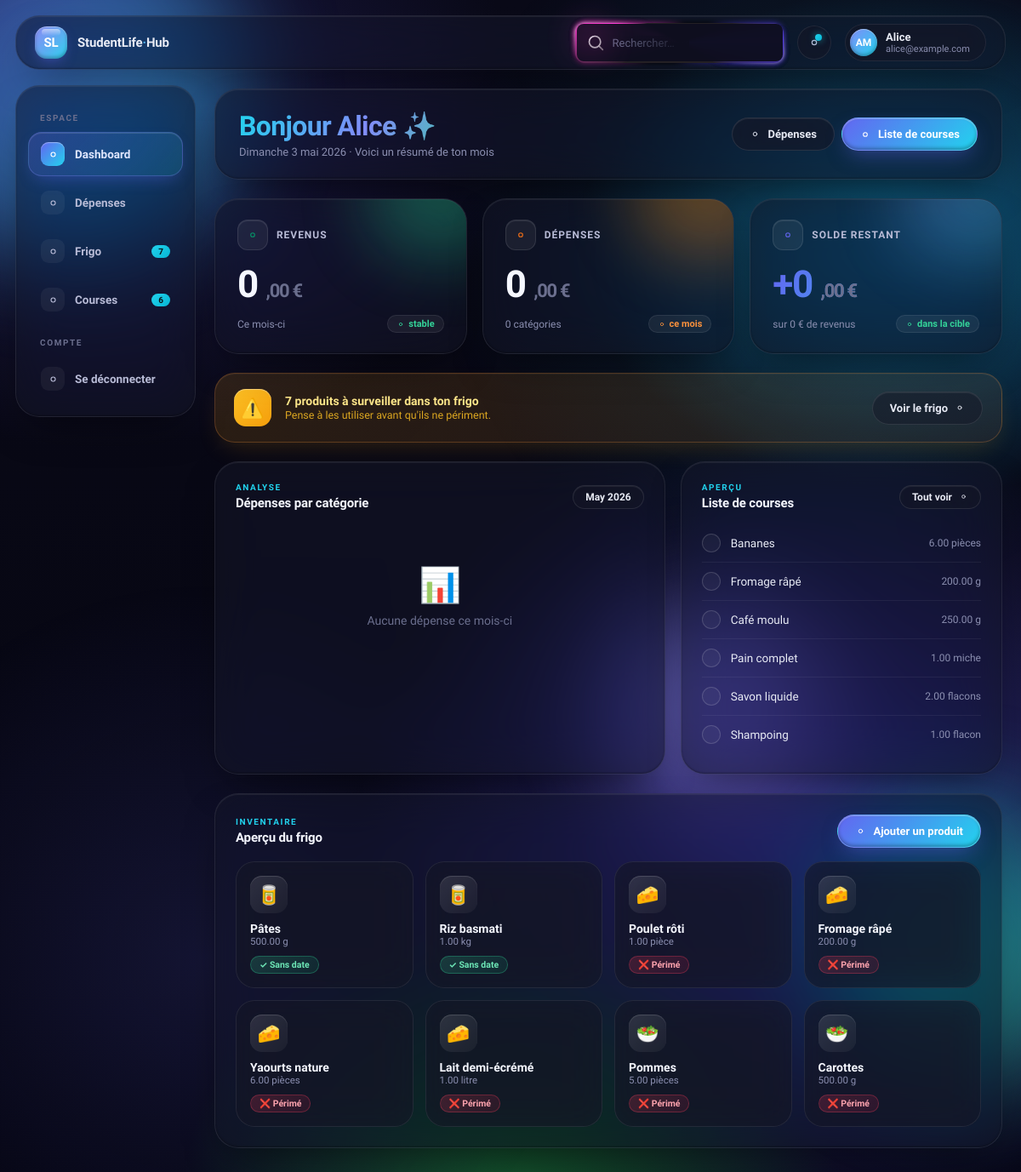
The app's page /dashboard (signed in) with its own data.
### tables this page shows
CREATE TABLE IF NOT EXISTS `shopping_list` (
    `id` INT UNSIGNED NOT NULL AUTO_INCREMENT,
    `user_id` INT UNSIGNED NOT NULL,
    `name` VARCHAR(150) NOT NULL,
    `quantity` DECIMAL(10,2) NOT NULL DEFAULT 1,
    `unit` VARCHAR(30) DEFAULT NULL,
    `status` ENUM('a_acheter','achete') NOT NULL DEFAULT 'a_acheter',
    `priority` INT NOT NULL DEFAULT 0,
    `created_at` TIMESTAMP NOT NULL DEFAULT CURRENT_TIMESTAMP,
    PRIMARY KEY (`id`),
    FOREIGN KEY (`user_id`) REFERENCES `users`(`id`) ON DELETE CASCADE,
    INDEX `idx_user_status` (`user_id`, `status`)
);

CREATE TABLE IF NOT EXISTS `fridge_items` (
    `id` INT UNSIGNED NOT NULL AUTO_INCREMENT,
    `user_id` INT UNSIGNED NOT NULL,
    `name` VARCHAR(150) NOT NULL,
    `quantity` DECIMAL(10,2) NOT NULL DEFAULT 1,
    `unit` VARCHAR(30) DEFAULT NULL,
    `category` ENUM('fruits_legumes','produits_frais','surgeles','epicerie','boissons','autre') NOT NULL DEFAULT 'autre',
    `expiry_date` DATE DEFAULT NULL,
    `added_date` DATE NOT NULL DEFAULT (CURRENT_DATE),
    `created_at` TIMESTAMP NOT NULL DEFAULT CURRENT_TIMESTAMP,
    PRIMARY KEY (`id`),
    FOREIGN KEY (`user_id`) REFERENCES `users`(`id`) ON DELETE CASCADE,
    INDEX `idx_user_expiry` (`user_id`, `expiry_date`)
);

### app/controllers/DashboardController.php (called while the page is built, shortened)
<?php
class DashboardController extends Controller
{
    private ExpenseModel  $expenses;
    private FridgeModel   $fridge;
    private ShoppingModel $shopping;
    public function __construct()
    {
        $this->expenses = new ExpenseModel();
        $this->fridge   = new FridgeModel();
        $this->shopping = new ShoppingModel();
    }
    public function index(): void
    {
        $uid = $this->getUserId();
        $income        = $this->expenses->monthlyIncome($uid);
        $totalExpenses = $this->expenses->monthlyTotal($uid);
        $balance       = $income - $totalExpenses;
        $byCategory    = $this->expenses->byCategory($uid);
        $fridgeItems  = $this->fridge->forUser($uid);
        $fridgeAlerts = $this->fridge->alertCount($uid);
        $shoppingTodo = $this->shopping->todoCount($uid);
        $shopItems    = array_slice($this->shopping->forUser($uid), 0, 6);
        $this->render('dashboard/index', [
            'currentPage'    => 'dashboard',
            'pageTitle'      => 'Dashboard — StudentLife Hub',
            'income'         => $income,
            'totalExpenses'  => $totalExpenses,
            'balance'        => $balance,
            'byCategory'     => $byCategory,
            'fridgeItems'    => array_slice($fridgeItems, 0, 8),
            'fridgeAlerts'   => $fridgeAlerts,
            'shoppingTodo'   => $shoppingTodo,
            'shopItems'      => $shopItems,
        ]);
    }
}

### public/index.php (called while the page is built, shortened)
<?php
spl_autoload_register(function (string $class): void {
    $paths = [
        ROOT_PATH . '/core/' . $class . '.php',
        ROOT_PATH . '/app/controllers/' . $class . '.php',
        ROOT_PATH . '/app/models/' . $class . '.php',
    ];
    foreach ($paths as $path) {
        if (file_exists($path)) {
            return;
        }
    }
});
require_once ROOT_PATH . '/config/database.php';
require_once ROOT_PATH . '/app/helpers/functions.php';
$router = new Router();
$router->dispatch();

### core/Model.php (called while the page is built, shortened)
<?php
abstract class Model
{
    protected PDO $db;
    protected string $table = '';
    public function __construct()
    {
        $this->db = Database::getConnection();
    }
    protected function findWhere(array $conditions, string $orderBy = ''): array
    {
        try {
            $whereParts = array_map(fn($col) => "`$col` = :$col", array_keys($conditions));
            $whereString = implode(' AND ', $whereParts);
            $order = $orderBy ? " ORDER BY $orderBy" : '';
            $stmt = $this->db->prepare(
                "SELECT * FROM `{$this->table}` WHERE {$whereString}{$order}"
            );
            $params = [];
            foreach ($conditions as $key => $value) {
                $params[":$key"] = $value;
            }
            $stmt->execute($params);
            return $stmt->fetchAll();
        } catch (PDOException $e) {
            error_log("Model::findWhere() error: " . $e->getMessage());
            return [];
        }
    }
}

### config/database.php (called while the page is built, shortened)
<?php
class Database
{
    private static ?PDO $instance = null;
    public static function getConnection(): PDO
    {
        if (self::$instance === null) {
            $dsn = 'mysql:host=' . DB_HOST . ';dbname=' . DB_NAME . ';charset=' . DB_CHARSET . ';port=' . DB_PORT;
            $options = [
                PDO::ATTR_ERRMODE            => PDO::ERRMODE_EXCEPTION,
                PDO::ATTR_DEFAULT_FETCH_MODE => PDO::FETCH_ASSOC,
                PDO::ATTR_EMULATE_PREPARES   => false,
            ];
            try {
                self::$instance = new PDO($dsn, DB_USER, DB_PASS, $options);
            } catch (PDOException $e) {
                error_log('Erreur de connexion DB: ' . $e->getMessage());
                die(json_encode([
                    'error' => true,
                    'message' => 'Impossible de se connecter à la base de données. Veuillez réessayer plus tard.'
                ]));
            }
        }
        return self::$instance;
    }
}

### app/models/ShoppingModel.php (called while the page is built, shortened)
<?php
class ShoppingModel extends Model
{
    public function forUser(int $userId): array
    {
        return $this->findWhere(['user_id' => $userId], 'status ASC, priority DESC, id DESC');
    }
}

### app/models/FridgeModel.php (called while the page is built, shortened)
<?php
class FridgeModel extends Model
{
    public function forUser(int $userId): array
    {
        return $this->findWhere(['user_id' => $userId], 'expiry_date ASC');
    }
    public function expiryStatus(string|null $date): string
    {
        if (!$date) return 'ok';
        $past = (new DateTime($date)) < (new DateTime('today'));
        if ($past)      return 'bad';
        return 'ok';
    }
    public function daysUntilExpiry(string|null $date): int|null
    {
        if (!$date) return null;
        $today   = new DateTime('today');
        $expiry  = new DateTime($date);
        $diff    = $today->diff($expiry);
        return $expiry >= $today ? (int)$diff->days : -(int)$diff->days;
    }
}

### app/views/dashboard/index.php (the view, shortened to what this page needs)
<?php
$catColors = [
    'alimentation' => ['#6ee7b7','#10b981'],
    'logement'     => ['#93c5fd','#3b82f6'],
    'transport'    => ['#67e8f9','#06b6d4'],
    'loisirs'      => ['#c4b5fd','#8b5cf6'],
    'sante'        => ['#fde68a','#f59e0b'],
    'education'    => ['#a5b4fc','#6366f1'],
    'autre'        => ['#d1d5db','#9ca3af'],
];
$catLabels = [
    'alimentation' => 'Alimentation',
    'logement'     => 'Logement',
    'transport'    => 'Transport',
    'loisirs'      => 'Loisirs',
    'sante'        => 'Santé',
    'education'    => 'Éducation',
    'autre'        => 'Autre',
];
$sum = array_sum(array_column($byCategory, 'total'));
$segments = [];
$fridge = new FridgeModel();
$catEmojis = [
    'fruits_legumes' => '🥗', 'produits_frais' => '🧀',
    'surgeles' => '❄️', 'epicerie' => '🥫',
    'boissons' => '🥤', 'autre' => '📦',
];
$daysFr = ['lundi','mardi','mercredi','jeudi','vendredi','samedi','dimanche'];
$monthsFr = ['','janvier','février','mars','avril','mai','juin','juillet','août','septembre','octobre','novembre','décembre'];
$now = new DateTime();
$dayName  = $daysFr[(int)$now->format('N') - 1];
$day      = $now->format('j');
$monthNum = (int)$now->format('n');
$year     = $now->format('Y');
$dateStr  = ucfirst($dayName) . ' ' . $day . ' ' . $monthsFr[$monthNum] . ' ' . $year;
$user = $_SESSION['user'] ?? ['name' => 'Utilisateur'];
$firstName = explode(' ', $user['name'])[0];
?>
<div class="welcome glass">
  <div>
    <div class="greet">Bonjour <?= htmlspecialchars($firstName) ?> ✨</div>
    <div class="greet-sub"><?= $dateStr ?> · Voici un résumé de ton mois</div>
  </div>
  <div style="display:flex;gap:8px;">
    <a href="<?= BASE_URL ?>/expenses" class="pbtn">
      <?= icon('wallet', 13) ?> Dépenses
    </a>
    <a href="<?= BASE_URL ?>/shopping" class="pbtn pbtn-primary">
      <?= icon('cart', 14) ?> Liste de courses
    </a>
  </div>
</div>
<div class="stats">
  <div class="glass stat s1">
    <div class="stat-label">
      <span class="stat-icon" style="color:#059669;"><?= icon('down', 14) ?></span>
      Revenus
    </div>
    <div class="stat-value">
      <?= number_format(floor($income), 0, ',', ' ') ?>
      <span class="cents">,<?= substr(number_format($income, 2, '.', ''), -2) ?> €</span>
    </div>
    <div class="stat-foot">
      <span>Ce mois-ci</span>
      <span class="delta-pill up"><?= icon('up', 10) ?> stable</span>
    </div>
  </div>
  <div class="glass stat s2">
    <div class="stat-label">
      <span class="stat-icon" style="color:#f97316;"><?= icon('up', 14) ?></span>
      Dépenses
    </div>
    <div class="stat-value">
      <?= number_format(floor($totalExpenses), 0, ',', ' ') ?>
      <span class="cents">,<?= substr(number_format($totalExpenses, 2, '.', ''), -2) ?> €</span>
    </div>
    <div class="stat-foot">
      <span><?= count($byCategory) ?> catégories</span>
      <span class="delta-pill down"><?= icon('up', 10) ?> ce mois</span>
    </div>
  </div>
  <div class="glass stat s3">
    <div class="stat-label">
      <span class="stat-icon" style="color:#6366f1;"><?= icon('target', 14) ?></span>
      Solde restant
    </div>
    <div class="stat-value" style="background:<?= $balance >= 0 ? 'linear-gradient(120deg,#6366f1,#22d3ee)' : 'linear-gradient(120deg,#f97316,#ef4444)' ?>;-webkit-background-clip:text;background-clip:text;-webkit-text-fill-color:transparent;">
      <?= $balance >= 0 ? '+' : '-' ?><?= number_format(floor(abs($balance)), 0, ',', ' ') ?>
      <span class="cents" style="-webkit-text-fill-color:#6b6f8e;">,<?= substr(number_format(abs($balance), 2, '.', ''), -2) ?> €</span>
    </div>
    <div class="stat-foot">
      <span>sur <?= number_format($income, 0, ',', ' ') ?> € de revenus</span>
      <span class="delta-pill <?= $balance >= 0 ? 'up' : 'down' ?>"><?= icon('check', 10) ?> <?= $balance >= 0 ? 'dans la cible' : 'dépassé' ?></span>
    </div>
  </div>
</div>
<?php if ($fridgeAlerts > 0): ?>
<div class="alert-blob">
  <div class="a-ico">⚠️</div>
  <div style="flex:1;">
    <strong><?= $fridgeAlerts ?> produit<?= $fridgeAlerts > 1 ? 's' : '' ?> à surveiller dans ton frigo</strong>
    <small>Pense à les utiliser avant qu'ils ne périment.</small>
  </div>
  <a href="<?= BASE_URL ?>/fridge" class="pbtn">
    Voir le frigo <?= icon('arr-r', 12) ?>
  </a>
</div>
<?php endif; ?>
<div class="two-col">
  <div class="glass donut-wrap">
    <div class="card-head">
      <div>
        <div class="eyebrow">Analyse</div>
        <h3>Dépenses par catégorie</h3>
      </div>
      <span class="pbtn" style="padding:6px 14px;font-size:12px;"><?= date('M Y') ?></span>
    </div>
    <?php if ($sum > 0): ?>
    <div class="donut-row">
      <svg class="donut-svg" viewBox="0 0 100 100">
        <defs>
          <?php foreach ($segments as $i => $seg):
            $colors = $catColors[$seg['cat']] ?? ['#818cf8','#6366f1'];
          ?>
          <linearGradient id="dg<?= $i ?>" x1="0" y1="0" x2="1" y2="1">
            <stop offset="0%"   stop-color="<?= $colors[0] ?>"/>
            <stop offset="100%" stop-color="<?= $colors[1] ?>"/>
          </linearGradient>
          <?php endforeach; ?>
        </defs>
        <?php foreach ($segments as $i => $seg): ?>
        <path d="<?= donutArc($seg['s0'], $seg['s1']) ?>"
              fill="url(#dg<?= $i ?>)"
              stroke="rgba(255,255,255,.7)" stroke-width="0.6"/>
        <?php endforeach; ?>
        <circle cx="50" cy="50" r="26" fill="rgba(255,255,255,.85)"/>
        <text x="50" y="47" text-anchor="middle" font-size="5.5" fill="#9a8ab8" font-weight="600">Total</text>
        <text x="50" y="58" text-anchor="middle" font-size="10" fill="#1a1530" font-weight="700"><?= number_format($sum, 0, ',', ' ') ?> €</text>
      </svg>
      <div class="donut-legend">
        <?php foreach ($segments as $i => $seg):
          $colors = $catColors[$seg['cat']] ?? ['#818cf8','#6366f1'];
          $pct    = $sum > 0 ? round($seg['total'] / $sum * 100) : 0;
        ?>
        <div class="legend-row">
          <span class="swatch" style="background:linear-gradient(135deg,<?= $colors[0] ?>,<?= $colors[1] ?>);"></span>
          <span><?= $catLabels[$seg['cat']] ?? $seg['cat'] ?></span>
          <span class="pct"><?= $pct ?>%</span>
          <span class="amt"><?= number_format($seg['total'], 0, ',', ' ') ?> €</span>
        </div>
        <?php endforeach; ?>
      </div>
    </div>
    <?php else: ?>
    <div class="empty-state"><div class="big">📊</div>Aucune dépense ce mois-ci</div>
    <?php endif; ?>
  </div>
  <div class="glass shop-card">
    <div class="card-head">
      <div>
        <div class="eyebrow">Aperçu</div>
        <h3>Liste de courses</h3>
      </div>
      <a href="<?= BASE_URL ?>/shopping" class="pbtn" style="padding:6px 14px;font-size:12px;">
        Tout voir <?= icon('arr-r', 11) ?>
      </a>
    </div>
    <?php if (empty($shopItems)): ?>
      <div class="empty-state" style="padding:20px;"><div class="big">🛒</div>Liste vide</div>
    <?php else: ?>
      <?php foreach ($shopItems as $item):
        $done = $item['status'] === 'achete';
      ?>
      <div class="shop-mini-row <?= $done ? 'done' : '' ?>">
        <span class="bubble <?= $done ? 'done' : '' ?>">
        </span>
        <span class="sname"><?= htmlspecialchars($item['name']) ?></span>
        <span class="qty"><?= htmlspecialchars($item['quantity'] . ($item['unit'] ? ' ' . $item['unit'] : '')) ?></span>
      </div>
      <?php endforeach; ?>
    <?php endif; ?>
  </div>
</div>
<div class="glass" style="padding:24px;">
  <div class="card-head">
    <div>
      <div class="eyebrow">Inventaire</div>
      <h3>Aperçu du frigo</h3>
    </div>
    <a href="<?= BASE_URL ?>/fridge" class="pbtn pbtn-primary">
      <?= icon('plus', 13) ?> Ajouter un produit
    </a>
  </div>
  <?php if (empty($fridgeItems)): ?>
    <div class="empty-state"><div class="big">🧊</div>Ton frigo est vide !</div>
  <?php else: ?>
    <div class="frig-grid">
      <?php foreach ($fridgeItems as $item):
        $status = $fridge->expiryStatus($item['expiry_date']);
        $days   = $fridge->daysUntilExpiry($item['expiry_date']);
        $emoji  = $catEmojis[$item['category']] ?? '📦';
      ?>
      <div class="frig-card">
        <div class="emo"><?= $emoji ?></div>
        <div>
          <div class="nm"><?= htmlspecialchars($item['name']) ?></div>
          <div class="meta"><?= htmlspecialchars($item['quantity'] . ($item['unit'] ? ' ' . $item['unit'] : '')) ?></div>
        </div>
        <?php if ($status === 'bad'): ?>
          <span class="exp-pill bad">❌ Périmé</span>
        <?php elseif ($status === 'warn'): ?>
          <span class="exp-pill warn">⚠️ Dans <?= $days ?>j</span>
        <?php elseif ($days !== null): ?>
          <span class="exp-pill ok">✓ Dans <?= $days ?>j</span>
        <?php else: ?>
          <span class="exp-pill ok">✓ Sans date</span>
        <?php endif; ?>
      </div>
      <?php endforeach; ?>
    </div>
  <?php endif; ?>
</div>

### app/views/layout/sidebar.php
<aside class="sidebar glass">
  <div class="sidebar-section">Espace</div>
  <a href="<?= BASE_URL ?>/dashboard"
     class="nav-item <?= ($currentPage ?? '') === 'dashboard' ? 'active' : '' ?>">
    <span class="ico"><?= icon('home', 15) ?></span>
    Dashboard
  </a>
  <a href="<?= BASE_URL ?>/expenses"
     class="nav-item <?= ($currentPage ?? '') === 'expenses' ? 'active' : '' ?>">
    <span class="ico"><?= icon('wallet', 15) ?></span>
    Dépenses
  </a>
  <a href="<?= BASE_URL ?>/fridge"
     class="nav-item <?= ($currentPage ?? '') === 'fridge' ? 'active' : '' ?>">
    <span class="ico"><?= icon('fridge', 15) ?></span>
    Frigo
    <?php if (($fridgeAlerts ?? 0) > 0): ?>
      <span class="badge"><?= (int)($fridgeAlerts ?? 0) ?></span>
    <?php endif; ?>
  </a>
  <a href="<?= BASE_URL ?>/shopping"
     class="nav-item <?= ($currentPage ?? '') === 'shopping' ? 'active' : '' ?>">
    <span class="ico"><?= icon('cart', 15) ?></span>
    Courses
    <?php if (($shoppingTodo ?? 0) > 0): ?>
      <span class="badge"><?= (int)($shoppingTodo ?? 0) ?></span>
    <?php endif; ?>
  </a>
  <div class="sidebar-section">Compte</div>
  <a href="<?= BASE_URL ?>/auth/logout" class="nav-item">
    <span class="ico"><?= icon('logout', 15) ?></span>
    Se déconnecter
  </a>
</aside>

### records on screen
shopping_list: id "6", priority "0", priority "00"
shopping_list: name "Bananes", quantity+unit "6.00 pièces"
shopping_list: name "Fromage râpé", quantity+unit "200.00 g"
shopping_list: name "Café moulu", quantity+unit "250.00 g"
shopping_list: name "Pain complet", quantity+unit "1.00 miche"
shopping_list: name "Savon liquide", quantity+unit "2.00 flacons"
shopping_list: name "Shampoing", quantity+unit "1.00 flacon"
fridge_items: category "🥫", name "Pâtes", quantity+unit "500.00 g", shows "✓ Sans date"
fridge_items: category "🥫", name "Riz basmati", quantity+unit "1.00 kg", shows "✓ Sans date"
fridge_items: category "🧀", name "Poulet rôti", quantity+unit "1.00 pièce", expiry_date "❌ Périmé"
fridge_items: category "🧀", name "Fromage râpé", quantity+unit "200.00 g", expiry_date "❌ Périmé"
fridge_items: category "🧀", name "Yaourts nature", quantity+unit "6.00 pièces", expiry_date "❌ Périmé"
fridge_items: category "🧀", name "Lait demi-écrémé", quantity+unit "1.00 litre", expiry_date "❌ Périmé"
fridge_items: category "🥗", name "Pommes", quantity+unit "5.00 pièces", expiry_date "❌ Périmé"
fridge_items: category "🥗", name "Carottes", quantity+unit "500.00 g", expiry_date "❌ Périmé"

### other values on screen
$initials "AM"
$firstName "Alice"
$user['email'] "alice@example.com"
$fridgeAlerts "7"
$dateStr "Dimanche 3 mai 2026"
count($byCategory) "0"
